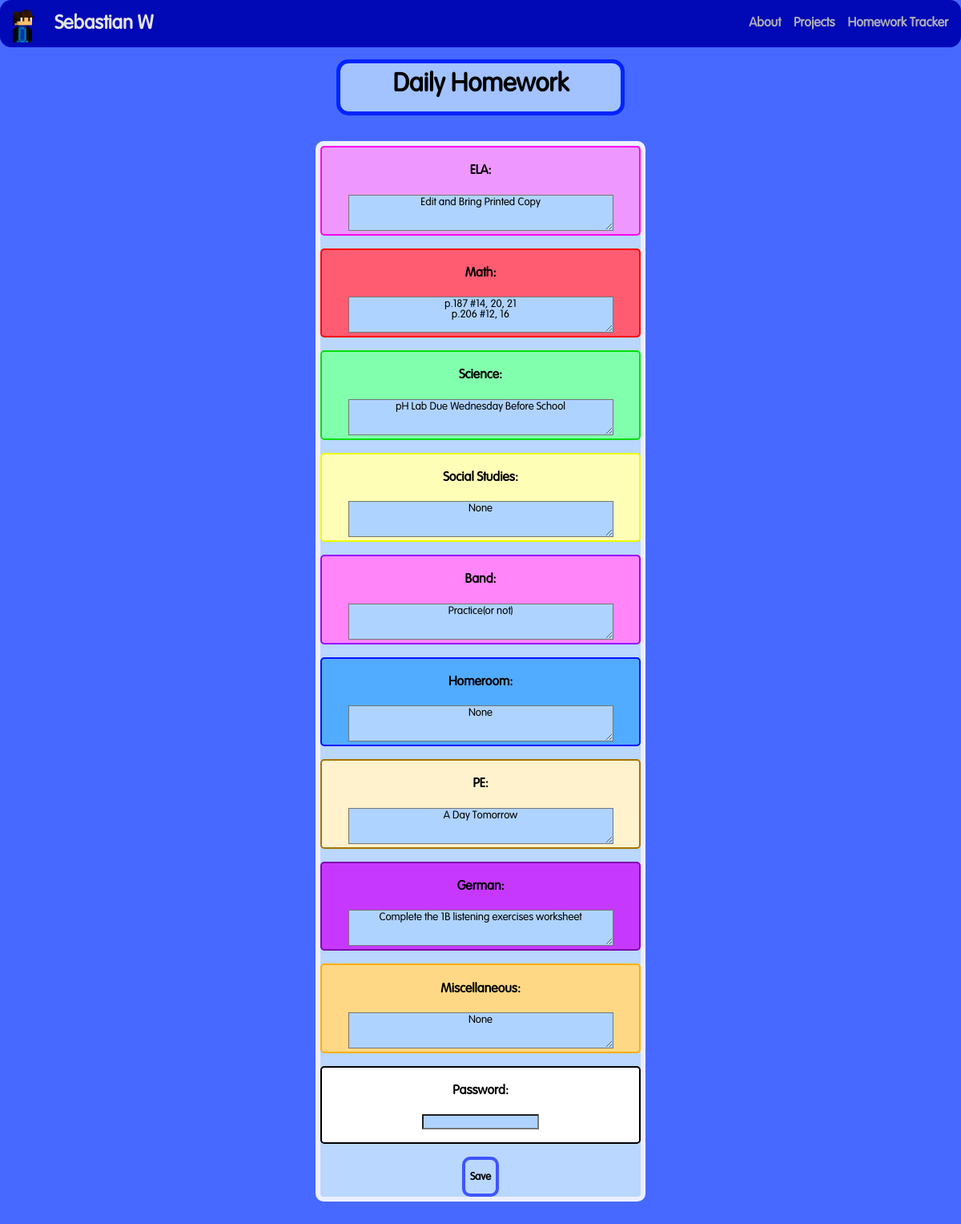
Page /homework/2/edit/ on the committed database.
### thing/models.py (models this page shows)
class Homework(models.Model):
    date = models.DateField()
    ELA = models.CharField(max_length=150, default="None", null=True)
    Math = models.CharField(max_length=150, default="None", null=True)
    Science = models.CharField(max_length=150, default="None", null=True)
    SocialStudies = models.CharField(max_length=150, default="None", null=True)
    Band = models.CharField(max_length=150, default="None", null=True)
    HomeRoom = models.CharField(max_length=150, default="None", null=True)
    PE = models.CharField(max_length=150, default="None", null=True)
    ForeignLang = models.CharField(max_length=150, default="None", null=True)
    Misc = models.CharField(max_length=150, default="None", null=True)

### thing/views.py (the view, shortened to what this page needs)
# urls.py: path("homework/<int:num>/edit/", views.edit),
def edit(request, num):
    cnt = Homework.objects.count()
    hw = Homework.objects.get(id=num)
    context = {
        "cnt": cnt,
        "math": hw.Math,
        "ela": hw.ELA,
        "science": hw.Science,
        "socialStudies": hw.SocialStudies,
        "band": hw.Band,
        "homeRoom": hw.HomeRoom,
        "pe": hw.PE,
        "foreignLang": hw.ForeignLang,
        "misc": hw.Misc,
    }
    return render(request, "thing/editHomework.html", context)

### thing/templates/thing/editHomework.html (shortened to what this page needs)
<!DOCTYPE html>
{% load static %}
<html lang="en">
    <head>
        <link rel="stylesheet" href="{% static 'styles.css' %}">
    </head>
    <body style="background-color:#4769ff;">
        <header>
            <nav>
            <a href="/" id="name_container">
                <img id="site_logo" src="{% static 'PFP No BG.png' %}" width="48px" height="48px" alt="website logo">
                <h1 id="site_name">Sebastian W</h1>
            </a>
            <div id="links_container">
                <a href="/">About</a>
                <a href="/projects/">Projects</a>
                <a href="/homework/">Homework Tracker</a>
            </div>
            </nav>
        </header>
        <h1 id="rcorners">Daily Homework</h1>
        <br><br>
        <form method="POST" id="hw" name="hw" class="hw" enctype="multipart/form-data">
            <div id="editLabel">
              <div id="e">
                <h4>ELA:</h4>
                <textarea class="textinput" name="e" cols="50" rows="3" maxlength="150" placeholder="ELA">{{ ela }}</textarea>
              </div>
              <br>
              <div id="math">
                <h4>Math:</h4>
                <textarea class="textinput" name="math" cols="50" rows="3" maxlength="150" placeholder="Math">{{ math }}</textarea>
              </div>
              <br>
              <div id="science">
                <h4>Science:</h4>
                <textarea class="textinput" name="science" cols="50" rows="3" maxlength="150" placeholder="Science">{{ science }}</textarea>
              </div>
              <br>
              <div id="socialStudies">
                <h4>Social Studies:</h4>
                <textarea class="textinput" name="socialStudies" cols="50" rows="3" maxlength="150" placeholder="Social Studies">{{ socialStudies }}</textarea>
              </div>
              <br>
              <div id="band">
                <h4>Band:</h4>
                <textarea class="textinput" name="band" cols="50" rows="3" maxlength="150" placeholder="Band">{{ band }}</textarea>
              </div>
              <br>
              <div id="homeRoom">
                <h4>Homeroom:</h4>
                <textarea class="textinput" name="homeRoom" cols="50" rows="3" maxlength="150" placeholder="Homeroom">{{ homeRoom }}</textarea>
              </div>
              <br>
              <div id="pe">
                <h4>PE:</h4>
                <textarea class="textinput" name="pe" cols="50" rows="3" maxlength="150" placeholder="PE">{{ pe }}</textarea>
              </div>
              <br>
              <div id="foreignLang">
                <h4>German:</h4>
                <textarea class="textinput" name="foreignLang" cols="50" rows="3" maxlength="150" placeholder="German">{{ foreignLang }}</textarea>
              </div>
              <br>
              <div id="mis">
                <h4>Miscellaneous:</h4>
                <textarea class="textinput" name="mis" cols="50" rows="3" maxlength="150" placeholder="Misc">{{ misc }}</textarea>
              </div>
              <br>
	      <div id="pwd">
		      <h4>Password:</h4>
		      <input type="password" name="pwd" id="textinput">
		      <br>
		      <br>
	      </div>
	      <br>
              <input id="inputButton2" type="submit" value="Save" onclick="submit()">
            </div>
          </form>
          <br>
          <br>
          <br>
    </body>
</html>

### static/styles.css (style rules this page uses)
* { font-family: "ArialRound"; text-align: center; }
h1, h2 { font-weight: bold; margin-bottom: 8px; font-family: "ArialRound"; }
#inputButton2 { margin: auto; cursor: pointer; border-radius: 10px; background-color: #b9d7ff; border: 4px solid #3f55ff; height: 50px; font-weight: bold; font-family: "ArialRound"; }
#rcorners { border-radius: 15px; background-color: #a2c3ff; border: 5px solid #0023FF; width: 350px; height: 50px; margin: auto; margin-top: 15px; font-weight: bold; padding-top: 10px; font-family: "ArialRound"; }
header { background-color: #0009b5; border-bottom: 1px solid #000ac9; display: flex; border-radius: 14px; font-family: "ArialRound"; color: #e3e3e3; font-weight: bold; font-family: "ArialRound"; }
nav { display: flex; align-items: center; justify-content: space-between; flex-wrap: wrap; width: 100%; height: 50px; padding-left: 4px; padding-right: 16px; padding-top: 4px; padding-bottom: 4px; font-family: "ArialRound"; }
#links_container { display: flex; gap: 16px; font-family: "ArialRound"; }
#links_container > a { color: #afaeb8; text-decoration:none; margin-top: 8px; margin-bottom: 8px; font-family: "ArialRound"; }
#name_container { display: flex; align-items: center; gap: 16px; text-decoration:none; color: #e3e3e3; font-family: "ArialRound"; }
#site_name { margin: 0px; color: #e3e3e3; font-family: "ArialRound"; }
#e { background-color: #ee98ff; border-radius: 5px; border: 2px solid #ff00f2; font-family: "ArialRound"; }
#math { background-color: rgb(255, 92, 114); border-radius: 5px; border: 2px solid #ff0000; font-family: "ArialRound"; }
#science { background-color: rgb(130, 255, 172); border-radius: 5px; border: 2px solid #02df0d; font-family: "ArialRound"; }
#socialStudies { background-color: rgb(255, 254, 183); border-radius: 5px; border: 2px solid #eeff00; font-family: "ArialRound"; }
#band { background-color: rgb(255, 133, 249); border-radius: 5px; border: 2px solid #9900ff; font-family: "ArialRound"; }
#homeRoom { background-color: rgb(81, 171, 255); border-radius: 5px; border: 2px solid #0011ff; font-family: "ArialRound"; }
#pe { background-color: #fff2cd; border-radius: 5px; border: 2px solid #aa7400; font-family: "ArialRound"; }
#foreignLang { background-color: #c738ff; border-radius: 5px; border: 2px solid #7f00b1; font-family: "ArialRound"; }
#mis { background-color: #ffd885; border-radius: 5px; border: 2px solid #ffae00; font-family: "ArialRound"; }
#pwd { background-color: #FFFFFF; border-radius: 5px; border: 2px solid #000000; font-family: "ArialRound"; }
#editLabel { margin: auto; width: 400px; border-radius: 10px; background-color: #b9d7ff; border: 6px solid #edefff; overflow: hidden; display: block; font-weight: bold; font-family: "ArialRound" }
#textinput { background-color: #afd3ff; font-family: "ArialRound"; }
.textinput { background-color: #afd3ff; font-family: "ArialRound"; }
img { font-family: "ArialRound"; }
a { color: #6daebd; font-family: "ArialRound"; }
body { width: 100%; height: 100%; margin: 0px; font-family: "ArialRound"; }
html { margin: 0; font-family: "ArialRound"; }

### rows in the picture
Homework: e "Edit and Bring Printed Copy", math "p.187 #14, 20, 21 p.206 #12, 16", science "pH Lab Due Wednesday Before School", socialStudies "None", band "Practice(or not)", homeRoom "None", pe "A Day Tomorrow", foreignLang "Complete the 1B listening exercises worksheet", mis "None"
